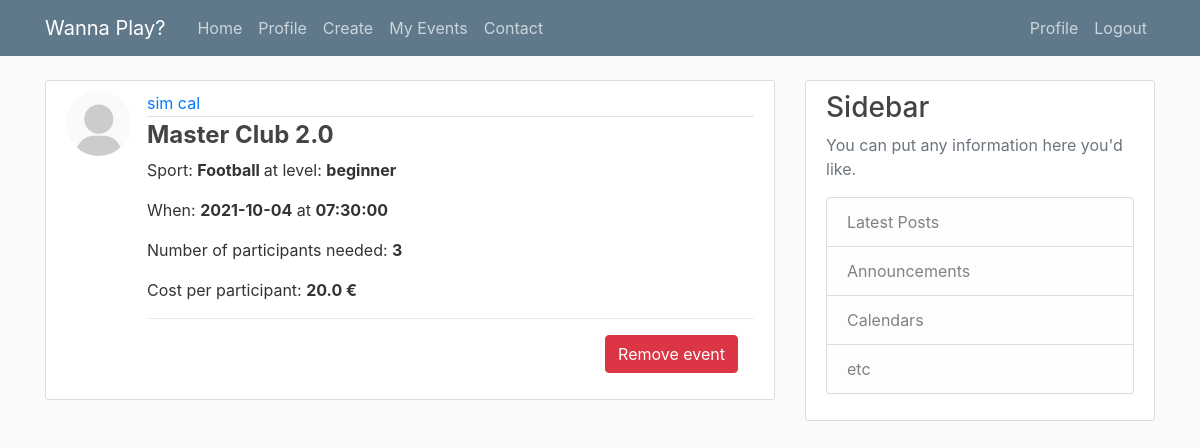
Page /myevents (signed in) on the committed database.
### flaskblog/models.py (models this page shows, shortened)
class Event(db.Model):
    id = db.Column(db.Integer, primary_key=True)
    date = db.Column(db.Date, nullable=False)
    time = db.Column(db.Time, nullable=False)
    cost = db.Column(db.Float, nullable=False, default='To be defined')
    np = db.Column(db.Integer, nullable=False)
    user_id = db.Column(db.Integer, db.ForeignKey('user.id'), nullable=False)
    club_id = db.Column(db.Integer, db.ForeignKey('club.id'), nullable=False)
    sport_id = db.Column(db.Integer, db.ForeignKey('sport.id'), nullable=False)
    level = db.Column(db.String(60))
    participant2 = db.relationship('Participant', foreign_keys=[Participant.e_id], backref='part', lazy=True)

class User(db.Model, UserMixin):
    __tablename__ = 'user'
    id = db.Column(db.Integer, primary_key=True)
    name = db.Column(db.String(60), nullable=False)
    surname = db.Column(db.String(60), nullable=False)
    birthdate = db.Column(db.Date, nullable=False)
    email = db.Column(db.String(120), unique=True, nullable=False)
    password = db.Column(db.String(60), nullable=False)
    image_file = db.Column(db.String(20), nullable=False, default='default.jpg')
    events = db.relationship('Event', backref='creator', lazy=True)
    sport_played_2 = db.relationship('SportPlayed', foreign_keys=[SportPlayed.u_id], backref='played', lazy=True)
    participant = db.relationship('Participant', foreign_keys=[Participant.u_id], backref='joined', lazy=True)

class Club(db.Model):
    id = db.Column(db.Integer, primary_key=True)
    name = db.Column(db.String(60), nullable=False)
    address = db.Column(db.String(240), nullable=False)
    phone = db.Column(db.String(60), nullable=False, unique=True)
    events_2 = db.relationship('Event', backref='place', lazy=True)

class Sport(db.Model):
    __tablename__ = 'sport'
    id = db.Column(db.Integer, primary_key=True)
    name = db.Column(db.String(60), nullable=False)
    sport_played = db.relationship('SportPlayed', foreign_keys=[SportPlayed.s_id], backref='sport', lazy=True)
    events_4 = db.relationship('Event', backref='sportevent', lazy=True)

### flaskblog/events/routes.py (the view)
@events.route("/myevents")
@login_required
def myevents():
    posts = Event.query.filter_by(user_id=current_user.id).all()
    parts = Event.query.join(Event.participant2).filter_by(u_id=current_user.id).all()
    return render_template('myevents.html', title='My Events', posts=posts, parts=parts)

### flaskblog/models.py (called while the page is built)
@login_manager.user_loader
def load_user(user_id):
    return User.query.get(int(user_id))

### flaskblog/templates/myevents.html (shortened to what this page needs)
<!DOCTYPE html>
<html lang="en">
{% extends "layout.html" %}
{% block content %}
    {% for event in posts %}
        <article class="media content-section">
          <img class="rounded-circle article-img" src="{{ url_for('static', filename='profile_pics/' + event.creator.image_file) }}">
          <div class="media-body">
            <div class="article-metadata">
                <a class="mr-2" href="#">{{ event.creator.name }} {{ event.creator.surname }}</a>
            </div>
            <h4><a class="article-content" > <b>{{ event.place.name }}</b></a></h4>
              <p class="article-content"> Sport: <b> {{ event.sportevent.name }}  </b> at level: <b> {{  event.level }}</b></p>
              <p class="article-content"> When: <b>{{ event.date }}</b> at <b>{{ event.time }} </b> </p>
            <p class="article-content"> Number of participants needed: <b>{{ event.np }}</b></p>
              <p class="article-content"> Cost per participant: <b> {{ event.cost }} € </b> </p>
        <div class="modal-footer">
          <form action="{{ url_for('events.remove', event_id=event.id) }}" method="POST">
            <input class="btn btn-danger" type="submit" value="Remove event">
          </form>
        </div>
          </div>
        </article>
    {% endfor %}
{% endblock content %}

### flaskblog/static/main.css (style rules this page uses)
body { background: #fafafa; color: #333333; margin-top: 5rem; }
h1, h2, h3, h4, h5, h6 { color: #444444; }
.content-section { background: #ffffff; padding: 10px 20px; border: 1px solid #dddddd; border-radius: 3px; margin-bottom: 20px; }
.article-content { white-space: pre-line; }
.article-img { height: 65px; width: 65px; margin-right: 16px; }
.article-metadata { padding-bottom: 1px; margin-bottom: 4px; border-bottom: 1px solid #e3e3e3 }

### rows in the picture
Event: image_file (placeholder picture), creator.name "sim", creator.surname "cal", place.name "Master Club 2.0", sportevent.name "Football", level "beginner", date "2021-10-04", time "07:30:00", np "3", cost "20.0"
